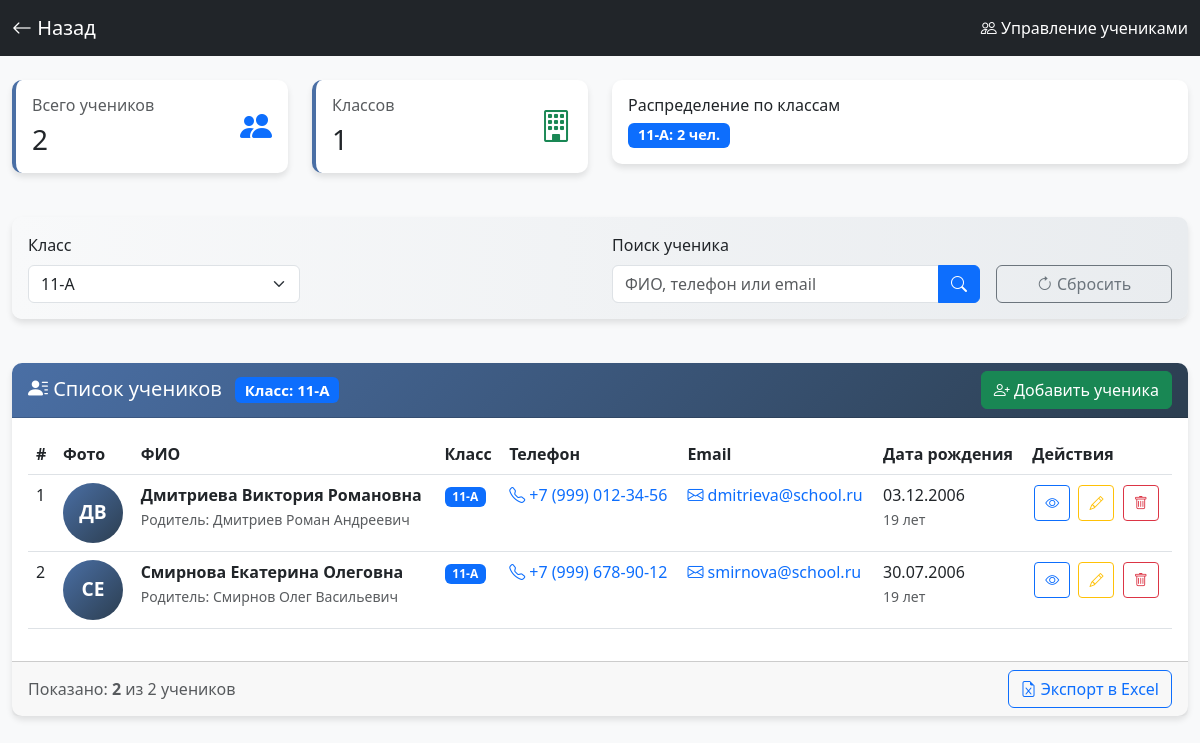
The page /students.php?class=11-А (signed in) on the database its author committed.
### tables this page shows
CREATE TABLE `students` (
  `id` int(11) NOT NULL,
  `full_name` varchar(100) NOT NULL,
  `class` varchar(20) NOT NULL,
  `birth_date` date DEFAULT NULL,
  `phone` varchar(20) DEFAULT NULL,
  `email` varchar(100) DEFAULT NULL,
  `parent_name` varchar(100) DEFAULT NULL,
  `parent_phone` varchar(20) DEFAULT NULL,
  `address` text,
  `created_at` timestamp NOT NULL DEFAULT CURRENT_TIMESTAMP,
  `updated_at` datetime DEFAULT NULL
);

### students.php (the view, shortened to what the rows shown need)
<?php
$pdo = Database::getConnection();
$selected_class = $_GET['class'] ?? '';
$sql = "SELECT * FROM students WHERE 1=1";
$params = [];
if (!empty($selected_class)) {
    $sql .= " AND class = ?";
    $params[] = $selected_class;
}
$sql .= " ORDER BY class, full_name";
try {
    $stmt = $pdo->prepare($sql);
    $stmt->execute($params);
    $students = $stmt->fetchAll(PDO::FETCH_ASSOC);
} catch (Exception $e) {
    $students = [];
}
$class_stats = [];
foreach ($students as $student) {
    $class = $student['class'];
    if (!isset($class_stats[$class])) {
        $class_stats[$class] = 0;
    }
    $class_stats[$class]++;
}
?>
<!DOCTYPE html>
<html lang="ru">
<head>
    <link href="https://cdn.jsdelivr.net/npm/bootstrap@5.3.0/dist/css/bootstrap.min.css" rel="stylesheet">
    <link rel="stylesheet" href="https://cdn.jsdelivr.net/npm/bootstrap-icons@1.11.0/font/bootstrap-icons.css">
    <link rel="stylesheet" href="https://cdn.datatables.net/1.13.6/css/dataTables.bootstrap5.min.css">
</head>
<body>
    <div class="container-fluid mt-4">
        <div class="row mb-4">
            <div class="col-md-6">
                <div class="card">
                    <div class="card-body">
                        <div class="d-flex flex-wrap gap-2">
                            <?php foreach ($class_stats as $class => $count): ?>
                                <span class="badge bg-primary badge-class">
                                    <?php echo $class; ?>: <?php echo $count; ?> чел.
                                </span>
                            <?php endforeach; ?>
                        </div>
                    </div>
                </div>
            </div>
        </div>
        <div class="row">
            <div class="col-12">
                <div class="card">
                    <div class="card-body">
                        <?php if (empty($students)): ?>
                            <div class="text-center py-5">
                                <i class="bi bi-people" style="font-size: 4rem; color: #dee2e6;"></i>
                                <h5 class="mt-3">Ученики не найдены</h5>
                                <p class="text-muted">Добавьте первого ученика или измените параметры поиска</p>
                            </div>
                        <?php else: ?>
                            <div class="table-responsive">
                                <table class="table table-hover">
                                    <thead>
                                        <tr>
                                            <th>#</th>
                                            <th>Фото</th>
                                            <th>ФИО</th>
                                            <th>Класс</th>
                                            <th>Телефон</th>
                                            <th>Email</th>
                                            <th>Дата рождения</th>
                                            <th>Действия</th>
                                        </tr>
                                    </thead>
                                    <tbody>
                                        <?php foreach ($students as $index => $student):
                                            $initials = '';
                                            $name_parts = explode(' ', $student['full_name']);
                                            if (count($name_parts) >= 2) {
                                                $initials = mb_substr($name_parts[0], 0, 1) . mb_substr($name_parts[1], 0, 1);
                                            } else {
                                                $initials = mb_substr($student['full_name'], 0, 2);
                                            }
                                            $initials = mb_strtoupper($initials);
                                        ?>
                                        <tr>
                                            <td><?php echo $index + 1; ?></td>
                                            <td>
                                                <div class="avatar-placeholder">
                                                    <?php echo $initials; ?>
                                                </div>
                                            </td>
                                            <td>
                                                <strong><?php echo htmlspecialchars($student['full_name']); ?></strong>
                                                <?php if ($student['parent_name']): ?>
                                                    <br>
                                                    <small class="text-muted">
                                                        Родитель: <?php echo htmlspecialchars($student['parent_name']); ?>
                                                    </small>
                                                <?php endif; ?>
                                            </td>
                                            <td>
                                                <span class="badge bg-primary"><?php echo $student['class']; ?></span>
                                            </td>
                                            <td>
                                                <?php if ($student['phone']): ?>
                                                    <a href="tel:<?php echo $student['phone']; ?>" class="text-decoration-none">
                                                        <i class="bi bi-telephone"></i> <?php echo $student['phone']; ?>
                                                    </a>
                                                <?php else: ?>
                                                    <span class="text-muted">—</span>
                                                <?php endif; ?>
                                            </td>
                                            <td>
                                                <?php if ($student['email']): ?>
                                                    <a href="mailto:<?php echo $student['email']; ?>" class="text-decoration-none">
                                                        <i class="bi bi-envelope"></i> <?php echo $student['email']; ?>
                                                    </a>
                                                <?php else: ?>
                                                    <span class="text-muted">—</span>
                                                <?php endif; ?>
                                            </td>
                                            <td>
                                                <?php if ($student['birth_date']): ?>
                                                    <?php echo date('d.m.Y', strtotime($student['birth_date'])); ?>
                                                    <br>
                                                    <small class="text-muted">
                                                        <?php
                                                            $birth_date = new DateTime($student['birth_date']);
                                                            $today = new DateTime();
                                                            $age = $today->diff($birth_date)->y;
                                                            echo $age . ' лет';
                                                        ?>
                                                    </small>
                                                <?php else: ?>
                                                    <span class="text-muted">—</span>
                                                <?php endif; ?>
                                            </td>
                                            <td>
                                                <div class="action-buttons">
                                                    <button class="btn btn-sm btn-outline-primary"
                                                            data-bs-toggle="modal"
                                                            data-bs-target="#viewStudentModal"
                                                            onclick="viewStudent(<?php echo htmlspecialchars(json_encode($student)); ?>)">
                                                        <i class="bi bi-eye"></i>
                                                    </button>
                                                    <button class="btn btn-sm btn-outline-warning"
                                                            data-bs-toggle="modal"
                                                            data-bs-target="#editStudentModal"
                                                            onclick="editStudent(<?php echo htmlspecialchars(json_encode($student)); ?>)">
                                                        <i class="bi bi-pencil"></i>
                                                    </button>
                                                    <a href="students.php?delete=<?php echo $student['id']; ?>"
                                                       class="btn btn-sm btn-outline-danger"
                                                       onclick="return confirm('Удалить ученика <?php echo addslashes($student['full_name']); ?>?')">
                                                        <i class="bi bi-trash"></i>
                                                    </a>
                                                </div>
                                            </td>
                                        </tr>
                                        <?php endforeach; ?>
                                    </tbody>
                                </table>
                            </div>
                        <?php endif; ?>
                    </div>
                </div>
            </div>
        </div>
    </div>
</body>
</html>

### rows shown on the page
students: class "11-А", count "2", full_name "СЕ", full_name "Смирнова Екатерина Олеговна", parent_name "Смирнов Олег Васильевич", phone "+7 (999) 678-90-12", email "smirnova@school.ru", birth_date "30.07.2006", birth_date "19"
students: full_name "ДВ", full_name "Дмитриева Виктория Романовна", parent_name "Дмитриев Роман Андреевич", class "11-А", phone "+7 (999) 012-34-56", email "dmitrieva@school.ru", birth_date "03.12.2006", birth_date "19"

### other values the page prints
$total_students "2"
count($class_stats) "1"
$selected_class "11-А"
count($students) "2"
form field class "11-А"
